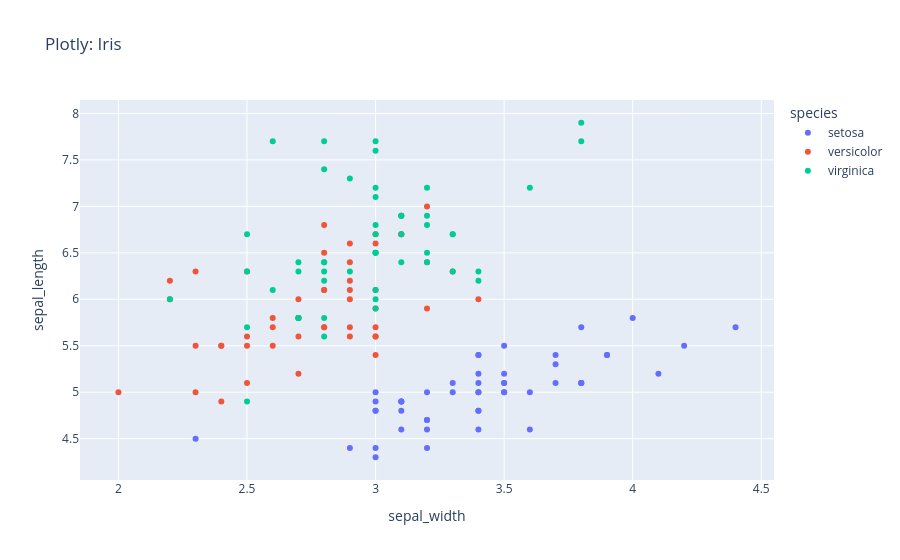

Source (notebook cell):
### Markdown cell above
## 1 — Plotly scatter

### Code cell
import plotly.express as px
df = px.data.iris()
px.scatter(df, x="sepal_width", y="sepal_length", color="species", title="Plotly: Iris").show()

### Figure 1 — Plotly figure (JSON) as saved in the notebook; plotly's stock layout.template omitted (floating-point values rounded to 4 significant figures)
{"data": [{"hovertemplate": "species=setosa<br>sepal_width=%{x}<br>sepal_length=%{y}<extra></extra>", "legendgroup": "setosa", "marker": {"color": "#636efa", "symbol": "circle"}, "mode": "markers", "name": "setosa", "orientation": "v", "showlegend": true, "type": "scatter", "x": [3.5, 3.0, 3.2, 3.1, 3.6, 3.9, 3.4, 3.4, 2.9, 3.1, 3.7, 3.4, 3.0, 3.0, 4.0, 4.4, 3.9, 3.5, 3.8, 3.8, 3.4, 3.7, 3.6, 3.3, 3.4, 3.0, 3.4, 3.5, 3.4, 3.2, 3.1, 3.4, 4.1, 4.2, 3.1, 3.2, 3.5, 3.1, 3.0, 3.4, 3.5, 2.3, 3.2, 3.5, 3.8, 3.0, 3.8, 3.2, 3.7, 3.3], "xaxis": "x", "y": [5.1, 4.9, 4.7, 4.6, 5.0, 5.4, 4.6, 5.0, 4.4, 4.9, 5.4, 4.8, 4.8, 4.3, 5.8, 5.7, 5.4, 5.1, 5.7, 5.1, 5.4, 5.1, 4.6, 5.1, 4.8, 5.0, 5.0, 5.2, 5.2, 4.7, 4.8, 5.4, 5.2, 5.5, 4.9, 5.0, 5.5, 4.9, 4.4, 5.1, 5.0, 4.5, 4.4, 5.0, 5.1, 4.8, 5.1, 4.6, 5.3, 5.0], "yaxis": "y"}, {"hovertemplate": "species=versicolor<br>sepal_width=%{x}<br>sepal_length=%{y}<extra></extra>", "legendgroup": "versicolor", "marker": {"color": "#EF553B", "symbol": "circle"}, "mode": "markers", "name": "versicolor", "orientation": "v", "showlegend": true, "type": "scatter", "x": [3.2, 3.2, 3.1, 2.3, 2.8, 2.8, 3.3, 2.4, 2.9, 2.7, 2.0, 3.0, 2.2, 2.9, 2.9, 3.1, 3.0, 2.7, 2.2, 2.5, 3.2, 2.8, 2.5, 2.8, 2.9, 3.0, 2.8, 3.0, 2.9, 2.6, 2.4, 2.4, 2.7, 2.7, 3.0, 3.4, 3.1, 2.3, 3.0, 2.5, 2.6, 3.0, 2.6, 2.3, 2.7, 3.0, 2.9, 2.9, 2.5, 2.8], "xaxis": "x", "y": [7.0, 6.4, 6.9, 5.5, 6.5, 5.7, 6.3, 4.9, 6.6, 5.2, 5.0, 5.9, 6.0, 6.1, 5.6, 6.7, 5.6, 5.8, 6.2, 5.6, 5.9, 6.1, 6.3, 6.1, 6.4, 6.6, 6.8, 6.7, 6.0, 5.7, 5.5, 5.5, 5.8, 6.0, 5.4, 6.0, 6.7, 6.3, 5.6, 5.5, 5.5, 6.1, 5.8, 5.0, 5.6, 5.7, 5.7, 6.2, 5.1, 5.7], "yaxis": "y"}, {"hovertemplate": "species=virginica<br>sepal_width=%{x}<br>sepal_length=%{y}<extra></extra>", "legendgroup": "virginica", "marker": {"color": "#00cc96", "symbol": "circle"}, "mode": "markers", "name": "virginica", "orientation": "v", "showlegend": true, "type": "scatter", "x": [3.3, 2.7, 3.0, 2.9, 3.0, 3.0, 2.5, 2.9, 2.5, 3.6, 3.2, 2.7, 3.0, 2.5, 2.8, 3.2, 3.0, 3.8, 2.6, 2.2, 3.2, 2.8, 2.8, 2.7, 3.3, 3.2, 2.8, 3.0, 2.8, 3.0, 2.8, 3.8, 2.8, 2.8, 2.6, 3.0, 3.4, 3.1, 3.0, 3.1, 3.1, 3.1, 2.7, 3.2, 3.3, 3.0, 2.5, 3.0, 3.4, 3.0], "xaxis": "x", "y": [6.3, 5.8, 7.1, 6.3, 6.5, 7.6, 4.9, 7.3, 6.7, 7.2, 6.5, 6.4, 6.8, 5.7, 5.8, 6.4, 6.5, 7.7, 7.7, 6.0, 6.9, 5.6, 7.7, 6.3, 6.7, 7.2, 6.2, 6.1, 6.4, 7.2, 7.4, 7.9, 6.4, 6.3, 6.1, 7.7, 6.3, 6.4, 6.0, 6.9, 6.7, 6.9, 5.8, 6.8, 6.7, 6.7, 6.3, 6.5, 6.2, 5.9], "yaxis": "y"}], "layout": {"legend": {"title": {"text": "species"}, "tracegroupgap": 0}, "title": {"text": "Plotly: Iris"}, "xaxis": {"anchor": "y", "domain": [0.0, 1.0], "title": {"text": "sepal_width"}}, "yaxis": {"anchor": "x", "domain": [0.0, 1.0], "title": {"text": "sepal_length"}}}}
